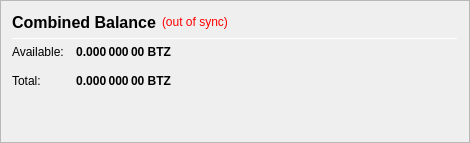
                   <widget class="QFrame" name="frame_CombinedBalances">
                    <property name="minimumSize">
                     <size>
                      <width>470</width>
                      <height>0</height>
                     </size>
                    </property>
                    <property name="frameShape">
                     <enum>QFrame::StyledPanel</enum>
                    </property>
                    <property name="frameShadow">
                     <enum>QFrame::Raised</enum>
                    </property>
                    <layout class="QVBoxLayout" name="verticalLayout_5">
                     <item>
                      <layout class="QHBoxLayout" name="horizontalLayout_5" stretch="0,0,0">
                       <item>
                        <widget class="QLabel" name="label_5z">
                         <property name="minimumSize">
                          <size>
                           <width>0</width>
                           <height>20</height>
                          </size>
                         </property>
                         <property name="font">
                          <font>
                           <pointsize>12</pointsize>
                           <weight>75</weight>
                           <bold>true</bold>
                          </font>
                         </property>
                         <property name="toolTip">
                          <string>Combined Balance (including unconfirmed and immature coins)</string>
                         </property>
                         <property name="text">
                          <string>Combined Balance</string>
                         </property>
                        </widget>
                       </item>
                       <item>
                        <widget class="QLabel" name="labelWalletStatus">
                         <property name="cursor">
                          <cursorShape>WhatsThisCursor</cursorShape>
                         </property>
                         <property name="toolTip">
                          <string>The displayed information may be out of date. Your wallet automatically synchronizes with the CarbonZero network after a connection is established, but this process has not completed yet.</string>
                         </property>
                         <property name="styleSheet">
                          <string notr="true">QLabel { color: red; }</string>
                         </property>
                         <property name="text">
                          <string notr="true">(out of sync)</string>
                         </property>
                         <property name="alignment">
                          <set>Qt::AlignLeading|Qt::AlignLeft|Qt::AlignVCenter</set>
                         </property>
                        </widget>
                       </item>
                       <item>
                        <spacer name="horizontalSpacer_1">
                         <property name="orientation">
                          <enum>Qt::Horizontal</enum>
                         </property>
                         <property name="sizeHint" stdset="0">
                          <size>
                           <width>40</width>
                           <height>20</height>
                          </size>
                         </property>
                        </spacer>
                       </item>
                      </layout>
                     </item>
                     <item>
                      <widget class="Line" name="line_CombinedBalance">
                       <property name="minimumSize">
                        <size>
                         <width>0</width>
                         <height>1</height>
                        </size>
                       </property>
                       <property name="maximumSize">
                        <size>
                         <width>16777215</width>
                         <height>1</height>
                        </size>
                       </property>
                       <property name="orientation">
                        <enum>Qt::Horizontal</enum>
                       </property>
                      </widget>
                     </item>
                     <item>
                      <layout class="QGridLayout" name="gridLayout_3">
                       <property name="spacing">
                        <number>12</number>
                       </property>
                       <item row="1" column="0">
                        <widget class="QLabel" name="labelBalanceTextz">
                         <property name="text">
                          <string>Available:</string>
                         </property>
                        </widget>
                       </item>
                       <item row="1" column="1">
                        <widget class="QLabel" name="labelBalancez">
                         <property name="font">
                          <font>
                           <weight>75</weight>
                           <bold>true</bold>
                          </font>
                         </property>
                         <property name="cursor">
                          <cursorShape>IBeamCursor</cursorShape>
                         </property>
                         <property name="toolTip">
                          <string>Your current spendable balance</string>
                         </property>
                         <property name="text">
                          <string notr="true">0.000 000 00 BTZ</string>
                         </property>
                         <property name="alignment">
                          <set>Qt::AlignRight|Qt::AlignTrailing|Qt::AlignVCenter</set>
                         </property>
                         <property name="textInteractionFlags">
                          <set>Qt::LinksAccessibleByMouse|Qt::TextSelectableByKeyboard|Qt::TextSelectableByMouse</set>
                         </property>
                        </widget>
                       </item>
                       <item row="2" column="0">
                        <widget class="QLabel" name="labelTotalTextz">
                         <property name="text">
                          <string>Total:</string>
                         </property>
                        </widget>
                       </item>
                       <item row="2" column="1">
                        <widget class="QLabel" name="labelTotalz">
                         <property name="font">
                          <font>
                           <weight>75</weight>
                           <bold>true</bold>
                          </font>
                         </property>
                         <property name="cursor">
                          <cursorShape>IBeamCursor</cursorShape>
                         </property>
                         <property name="toolTip">
                          <string>Total Balance, including all unavailable coins.</string>
                         </property>
                         <property name="text">
                          <string notr="true">0.000 000 00 BTZ</string>
                         </property>
                         <property name="alignment">
                          <set>Qt::AlignRight|Qt::AlignTrailing|Qt::AlignVCenter</set>
                         </property>
                         <property name="textInteractionFlags">
                          <set>Qt::LinksAccessibleByMouse|Qt::TextSelectableByKeyboard|Qt::TextSelectableByMouse</set>
                         </property>
                        </widget>
                       </item>
                       <item row="2" column="3">
                        <spacer name="horizontalSpacer_2">
                         <property name="orientation">
                          <enum>Qt::Horizontal</enum>
                         </property>
                         <property name="sizeHint" stdset="0">
                          <size>
                           <width>40</width>
                           <height>20</height>
                          </size>
                         </property>
                        </spacer>
                       </item>
                      </layout>
                     </item>
                     <item>
                      <spacer name="verticalSpacer_1">
                       <property name="orientation">
                        <enum>Qt::Vertical</enum>
                       </property>
                       <property name="sizeHint" stdset="0">
                        <size>
                         <width>20</width>
                         <height>40</height>
                        </size>
                       </property>
                      </spacer>
                     </item>
                    </layout>
                   </widget>
